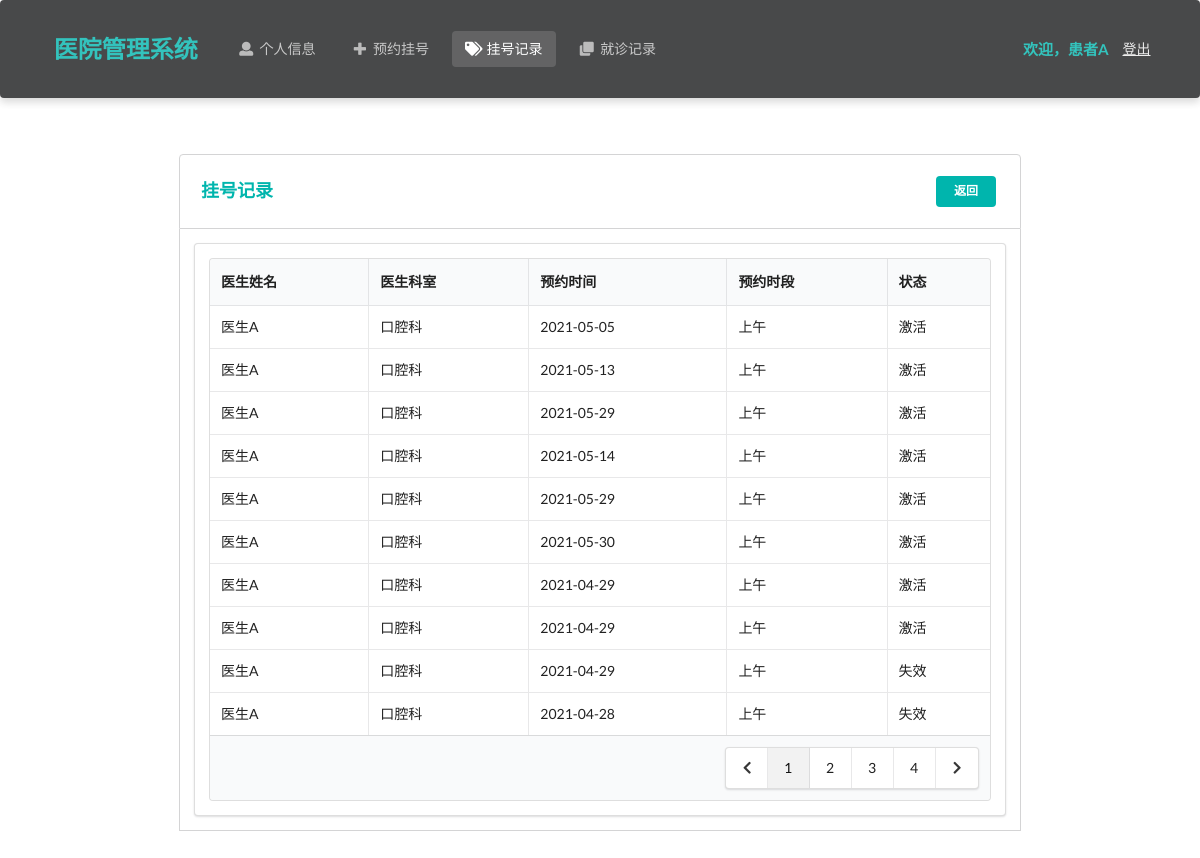
The page /patient/appointment (signed in) on the database its author committed.
### Hospital/models.py (models this page shows, shortened)
class Patient(models.Model):
    name = models.CharField(max_length=10)  # 姓名
    password = models.CharField(max_length=32)  # 密码
    gender = models.CharField(max_length=32, choices=gender_choices)  # 性别
    identity_card_no = models.CharField(max_length=32, unique=True)  # 身份证号
    medical_insurance = models.BooleanField()  # 是否有医保
    telephone_no = models.CharField(max_length=32)  # 电话号码
    birth_date = models.DateField()  # 出生日期
    create_time = models.DateTimeField(auto_now_add=True)  # 注册时间

class Appointment(models.Model):
    time_choices = (
        ('Morning','上午'),
        ('Afternoon','下午')
    )
    patient = models.ForeignKey(Patient, on_delete=models.CASCADE) # 患者
    doctor = models.ForeignKey(Doctor, on_delete=models.CASCADE)  # 医生
    create_time = models.DateTimeField(auto_now_add=True)  # 创建时间
    appointment_date = models.DateTimeField()  # 预约日期
    appointment_time = models.CharField(max_length=10, choices=time_choices) # 预约时间（上下午）
    isActive = models.BooleanField(default=True)  # 是否有效
    class Meta:
        ordering = ["-create_time"]

class Doctor(models.Model):
    department_choices = (
        ('Department of Internal Medicine', '内科'),
        ('Department of Surgery', '外科'),
        ('Department of Pediatrics', '儿科'),
        ('Department of Obstetrics and Gynecology', '妇产科'),
        ('Department of Traditional Chinese Medicine', '中医科'),
        ('Department of Dermatology', '皮肤科'),
        ('Department of Oral Medicine', '口腔科')
    )
    title_choices = (
        ('director physician', '主任医师'),
        ('assistant director physician', '副主任医师'),
        ('physician', '医师')
    )
    name = models.CharField(max_length=10)  # 姓名
    password = models.CharField(max_length=32)  # 密码
    gender = models.CharField(max_length=32, choices=gender_choices)  # 性别
    identity_card_no = models.CharField(max_length=32, unique=True)  # 身份证号
    department = models.CharField(max_length=64, choices=department_choices)  # 科室
    title = models.CharField(max_length=64, choices=title_choices)  # 职称
    description = models.TextField(max_length=500, default='暂无简介')  # 简介
    create_time = models.DateTimeField(auto_now_add=True)  # 注册时间

### Hospital/patientViews.py (the view)
# urls.py: path('patient/appointment', patientViews.appointment)
def appointment(request):
    identity_card_no = request.session['identity_card_no']
    patient = models.Patient.objects.get(identity_card_no=identity_card_no)
    appointments = models.Appointment.objects.filter(patient=patient)
    return render(request, 'patient/appointment.html', locals())

### Hospital/templates/patient/appointment.html (shortened to what this page needs)
<!DOCTYPE html>
<html lang="ch">
<head>
    <link rel="stylesheet" href="https://cdn.jsdelivr.net/semantic-ui/2.2.4/semantic.min.css">
    <link rel="stylesheet" href="../../static/Hospital/css/me.css">
</head>
<body>
    <nav class="ui inverted  segment m-padded-tb-large m-shadow-small m-opacity-mini">
        <div class="ui container">
            <div class="ui inverted secondary stackable menu">
                <h2 class="ui teal header item">医院管理系统</h2>
                <a href="/patient/info" class="m-item item"><i class="user icon"></i>个人信息</a>
                <a href="/patient/makeAppointment" class="m-item item"><i class="plus icon"></i>预约挂号</a>
                <a href="/patient/appointment" class="active m-item item"><i class="tags icon"></i>挂号记录</a>
                <a href="/patient/diagnosis" class="m-item item"><i class="clone icon"></i>就诊记录</a>
                <div class="right m-item item">
                    <h4 class="ui teal header item">欢迎，{{ patient.name }}</h4>
                    <a href="/patient/logout/" class="text-success "><ins>登出</ins></a>
                </div>
            </div>
        </div>
    </nav>
    <div class="m-container-small m-padded-tb-big">
        <div class="container">
            <div class="ui top attached rounded padded segment">
                <div class="ui middle aligned two column grid">
                    <div class="column">
                        <h3 class="ui teal header">挂号记录</h3>
                    </div>
                    <div class="basic right aligned column">
                        <a href="/patient/info/" class="ui teal tiny centered button">返回</a>
                    </div>
                </div>
            </div>
            <div class="ui attached segment">
                <div class="ui segment ">
                    <table class="ui celled table">
                        <thead>
                            <tr>
                                <th>医生姓名</th>
                                <th>医生科室</th>
                                <th>预约时间</th>
                                <th>预约时段</th>
                                <th>状态</th>
                            </tr>
                        </thead>
                        <tbody>
                            {% for rec in appointments%}
                            <tr>
                                <td>{{ rec.doctor.name }}</td>
                                <td>{{ rec.doctor.get_department_display }}</td>
                                <td>{{ rec.appointment_date|date:"Y-m-d" }}</td>
                                <td>{{ rec.get_appointment_time_display }}</td>
                                <td>{% if rec.isActive %} 激活 {% else %} 失效 {% endif %}</div></td>
                            </tr>
                            {% endfor %}
                      <tfoot>
                        <tr><th colspan="5">
                          <div class="ui right floated pagination menu">
                            <a class="icon item">
                              <i class="left chevron icon"></i>
                            </a>
                            <a class="item active">1</a>
                            <a class="item">2</a>
                            <a class="item">3</a>
                            <a class="item">4</a>
                            <a class="icon item">
                              <i class="right chevron icon"></i>
                            </a>
                          </div>
                        </th>
                      </tr>
                      </tfoot>
    <br>
    <br>
    <br>
</body>
</html>

### Hospital/static/Hospital/css/me.css (style rules this page uses)
.m-padded-tb-large { padding-top: 1.3em !important; padding-bottom: 1.3em !important; }
.m-padded-tb-big { padding-top: 3em !important; padding-bottom: 3em !important; }
.m-opacity-mini { opacity: 0.8!important; }
.m-container-small { max-width: 60em !important; margin: auto !important; }
.m-shadow-small { -webkit-box-shadow: 0 4px 8px rgba(0,0,0,0.2) !important; box-shadow: 0 4px 8px rgba(0,0,0,0.2) !important; }

### rows shown on the page
Patient: name "患者A"
Appointment: doctor.name "医生A", doctor.department "口腔科", appointment_date "2021-05-05", appointment_time "上午", isActive "激活"
Appointment: doctor.name "医生A", doctor.department "口腔科", appointment_date "2021-05-13", appointment_time "上午", isActive "激活"
Appointment: doctor.name "医生A", doctor.department "口腔科", appointment_date "2021-05-29", appointment_time "上午", isActive "激活"
Appointment: doctor.name "医生A", doctor.department "口腔科", appointment_date "2021-05-14", appointment_time "上午", isActive "激活"
Appointment: doctor.name "医生A", doctor.department "口腔科", appointment_date "2021-05-29", appointment_time "上午", isActive "激活"
Appointment: doctor.name "医生A", doctor.department "口腔科", appointment_date "2021-05-30", appointment_time "上午", isActive "激活"
Appointment: doctor.name "医生A", doctor.department "口腔科", appointment_date "2021-04-29", appointment_time "上午", isActive "激活"
Appointment: doctor.name "医生A", doctor.department "口腔科", appointment_date "2021-04-29", appointment_time "上午", isActive "激活"
Appointment: doctor.name "医生A", doctor.department "口腔科", appointment_date "2021-04-29", appointment_time "上午", isActive "失效"
Appointment: doctor.name "医生A", doctor.department "口腔科", appointment_date "2021-04-28", appointment_time "上午", isActive "失效"
